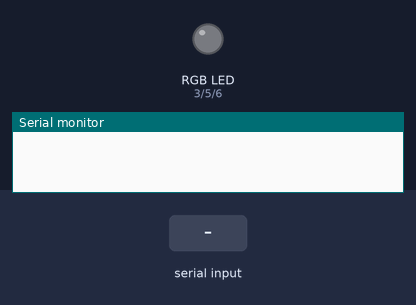
Simulated run of this sketch. Board: Arduino Uno, built with avr-gcc and run on an emulated ATmega328P. Parts: an RGB LED mixed from three pins (HIGH = lit), the last lines printed to the serial monitor. The test bench sets the inputs (shaded band). Dim RGB values are drawn brighter than linear.

Above: at 1.2 s.
1.3 s: "90,45,200\n" received over Serial
At 2.2 s:
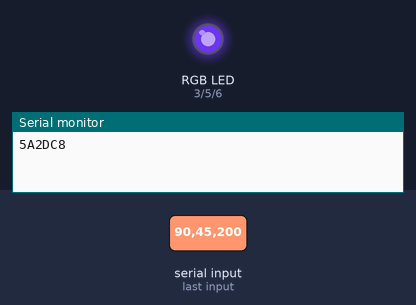
2.8 s: "30,150,10\n" received over Serial
At 3.3 s:
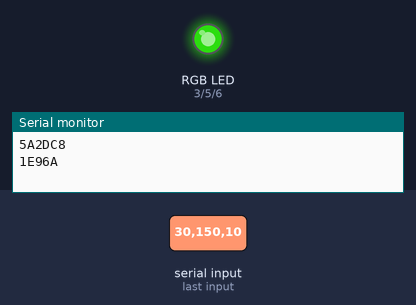
4.3 s: "1,90,45\n" received over Serial
At 5.6 s:
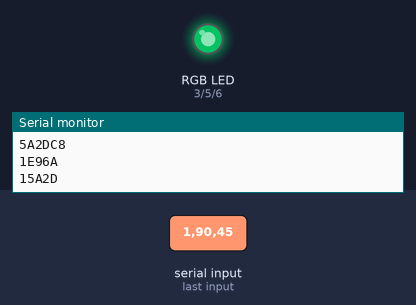
Timing chart, 0 to 7.3 s (numbered marks = the images above; inputs shaded):
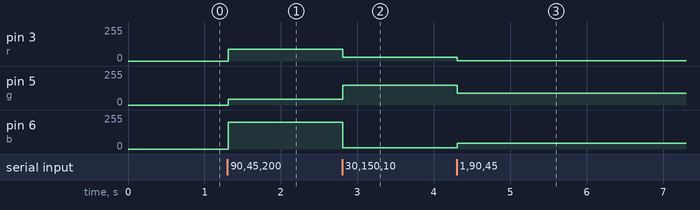

Measured:
- after the input at 1.3 s, pin 3 (r): 0/255 → 90/255 at once; pin 5 (g): 0/255 → 45/255 at once; pin 6 (b): 0/255 → 200/255 at once
- after the input at 2.8 s, pin 3 (r): 90/255 → 30/255 at once; pin 5 (g): 45/255 → 150/255 at once; pin 6 (b): 200/255 → 10/255 at once
- after the input at 4.3 s, pin 3 (r): 30/255 → 1/255 at once; pin 5 (g): 150/255 → 90/255 at once; pin 6 (b): 10/255 → 45/255 at once

The sketch:

colourful_web.ino
```cpp
int r = 3;
int g = 5;
int b = 6;

int incomingByte = 0;

void setup() {
  pinMode(r, OUTPUT);
  pinMode(g, OUTPUT);
  pinMode(b, OUTPUT);

  Serial.begin(9600);
  Serial.flush();
}

void loop() {
  while (Serial.available() > 0) {

    int rr = Serial.parseInt();
    int gg = Serial.parseInt();
    int bb = Serial.parseInt();

    if (Serial.read() == '\n') {
      setLed(rr,gg,bb);
    }
  }
}

void setLed(int rr, int gg, int bb) {
  Serial.print(rr, HEX);
  Serial.print(gg, HEX);
  Serial.println(bb, HEX);

  rr = constrain(rr, 0, 255);
  gg = constrain(gg, 0, 255);
  bb = constrain(bb, 0, 255);

  analogWrite(r, rr);
  analogWrite(g, gg);
  analogWrite(b, bb);
}
```
